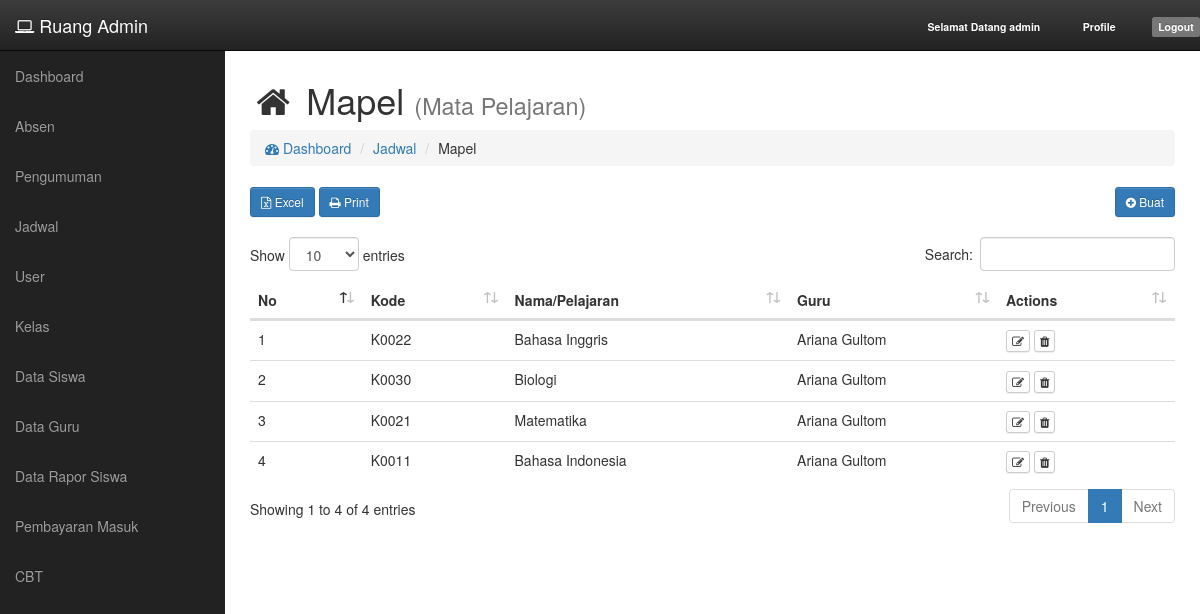
The page /jadwal/mapel (signed in) on the database as committed earlier.
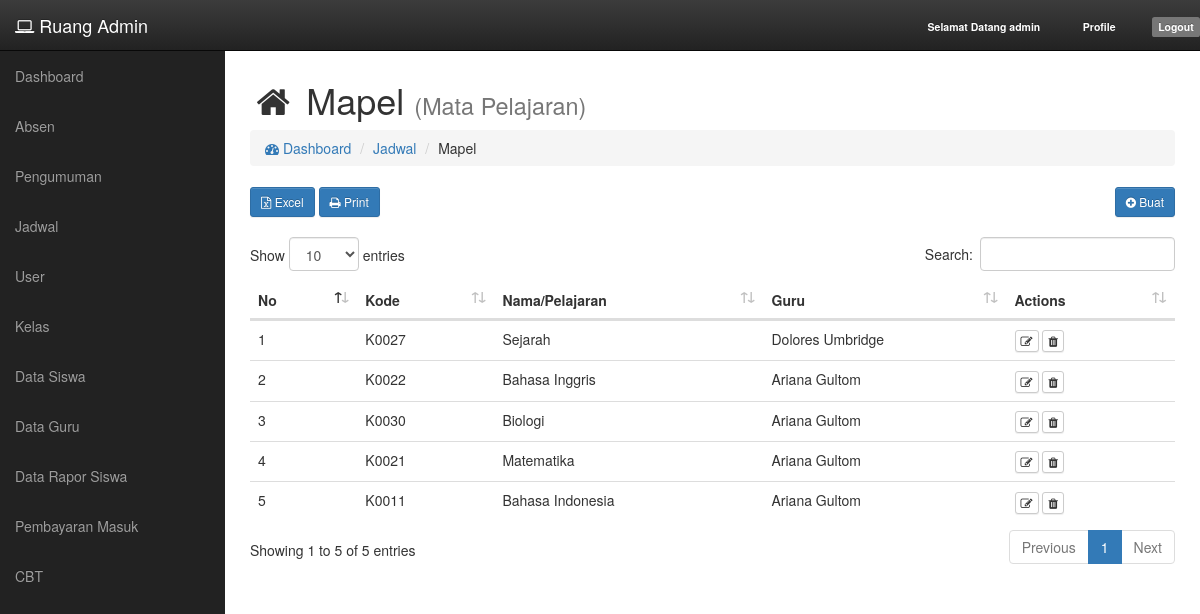
The same page on the database as committed later.
### tables this page shows
CREATE TABLE `tb_mapel` (
  `mapel_id` int(11) NOT NULL,
  `mapel_kode` varchar(255) DEFAULT NULL,
  `mapel_nama` varchar(255) DEFAULT NULL,
  `mapel_guru` int(11) DEFAULT NULL
);

CREATE TABLE `tb_guru` (
  `guru_id` int(11) NOT NULL,
  `guru_nip` varchar(255) DEFAULT NULL,
  `guru_nama` varchar(255) DEFAULT NULL,
  `guru_tmp_lahir` varchar(255) DEFAULT NULL,
  `guru_tgl_lahir` date DEFAULT NULL,
  `guru_jenis_kelamin` int(11) DEFAULT NULL,
  `guru_agama` varchar(255) DEFAULT NULL,
  `guru_alamat` text,
  `guru_nohp` varchar(255) DEFAULT NULL,
  `guru_foto` varchar(255) DEFAULT NULL,
  `guru_jenjang` int(11) DEFAULT NULL,
  `guru_jenjang_pendidikan` varchar(128) DEFAULT NULL,
  `guru_uid` int(11) DEFAULT NULL
);

### app/core/Controller.php (called while the page is built, shortened)
<?php
class Controller {
	public function model($model) {
		return new $model;
	}
	public function view($view, $data = []) {
		require_once 'app/views/' . $view . '.php';
	}
}

### app/controllers/Jadwal.php (called while the page is built, shortened)
<?php
class Jadwal extends Controller {
	public function __construct() {
		$this->Guru_model = $this->model('Guru_model');
		$this->Mapel_model = $this->model('Mapel_model');
	}
	public function mapel() {
		$data['mapel'] = $this->Mapel_model->get();
		$data['guru'] = $this->Guru_model->get_all();
		$this->view('jadwal/v_mapel', $data);
	}
}

### app/core/App.php (called while the page is built, shortened)
<?php
class App {
  protected $method = 'index';
  protected $params = [];
  public function __construct() {
    $url = $this->parseURL();
    if (file_exists('app/controllers/' . $url[0] . '.php')) {
      unset($url[0]);
    }
    $this->controller = new $this->controller;
    if (isset($url[1])) {
      if (method_exists($this->controller, $url[1])) {
        $this->method = $url[1];
      }
    }
    call_user_func_array([$this->controller, $this->method], $this->params);
  }
  public function parseURL() {
    if (isset($_GET['url'])) {
      $url = rtrim($_GET['url'], '/');
      $url = filter_var($url, FILTER_SANITIZE_URL);
      $url = explode('/', $url);
      return $url;
    }
  }
}

### index.php (called while the page is built, shortened)
<?php
$app = new App;

### app/helpers/eda_helper.php (called while the page is built, shortened)
<?php
if (!function_exists('base_url')) {
	function base_url($atRoot=FALSE, $atCore=FALSE, $parse=FALSE){
		if (isset($_SERVER['HTTP_HOST'])) {
			$http = isset($_SERVER['HTTPS']) && strtolower($_SERVER['HTTPS']) !== 'off' ? 'https' : 'http';
			$hostname = $_SERVER['HTTP_HOST'];
			$dir = str_replace(basename($_SERVER['SCRIPT_NAME']), '', $_SERVER['SCRIPT_NAME']);
			$core = preg_split('@/@', str_replace($_SERVER['DOCUMENT_ROOT'], '', realpath(dirname(__FILE__))), NULL, PREG_SPLIT_NO_EMPTY);
			$core = $core[0];
			$tmplt = $atRoot ? ($atCore ? "%s://%s/%s/" : "%s://%s/") : ($atCore ? "%s://%s/%s/" : "%s://%s%s");
			$end = $atRoot ? ($atCore ? $core : $hostname) : ($atCore ? $core : $dir);
			$base_url = sprintf( $tmplt, $http, $hostname, $end );
		}
		else $base_url = 'http://localhost/';
		return $base_url;
	}
}

### app/core/Model.php (called while the page is built, shortened)
<?php
class Model {
	private $host = DB_HOST;
	private $user = DB_USER;
	private $pass = DB_PASS;
	private $db_name = DB_NAME;
	private $dbh;
	private $stmt;
	public function __construct() {
		$dsn = 'mysql:host=' . $this->host . ';dbname=' . $this->db_name;
		$option = [
			PDO::ATTR_PERSISTENT => true,
			PDO::ATTR_ERRMODE => PDO::ERRMODE_EXCEPTION
		];
		try {
			$this->dbh = new PDO($dsn, $this->user, $this->pass, $option);
		} catch (PDOException $e) {
			die($e->getMessage());
		}
	}
	public function query($query) {
		$this->stmt = $this->dbh->prepare($query);
	}
	public function execute() {
		$this->stmt->execute();
	}
	public function result() {
		$this->execute();
		return $this->stmt->fetchAll(PDO::FETCH_ASSOC);
	}
}

### app/models/Mapel_model.php (called while the page is built, shortened)
<?php
class Mapel_model {
	private $table = 'tb_mapel';
	private $db;
	public function __construct() {
		$this->db = new Model;
	}
	public function get() {
		$this->db->query(
			'SELECT * FROM '
			. $this->table .
			'
			JOIN tb_guru ON guru_id = mapel_guru
			ORDER BY mapel_id DESC
			'
		);
		return $this->db->result();
	}
}

### app/views/jadwal/v_mapel.php (the view, shortened to what the changed rows need)
<link rel="stylesheet" href="<?php echo base_url(); ?>assets/plugins/datatables/css/dataTables.bootstrap4.min.css">
<link rel="stylesheet" href="<?php echo base_url(); ?>assets/plugins/datatables/css/buttons.dataTables.min.css">
<?php if ($_SESSION['role'] == 1) { ?>
<div id="page-wrapper">
	<div class="container-fluid">
		<div class="row">
			<div class="col-md-12">
				<h1><i class="fa fa-home fa-fw"></i> Mapel <small>(Mata Pelajaran)</small></h1>
			</div>
		</div>
<?php } ?>
		<div class="row">
			<div class="col-md-12">
				<div class="table-responsive">
					<table id="tblMapel" class="table table-borered table-hover">
						<thead>
							<tr>
								<th>No</th>
								<th>Kode</th>
								<th>Nama/Pelajaran</th>
								<th>Guru</th>
								<?php if ($_SESSION['role'] == 1) : ?>
								<th>Actions</th>
								<?php endif; ?>
							</tr>
						</thead>
						<tbody>
							<?php foreach($data['mapel'] as $key => $mapel) : ?>
								<tr>
									<td><?php echo $key + 1; ?></td>
									<td><?php echo $mapel['mapel_kode']; ?></td>
									<td><?php echo $mapel['mapel_nama']; ?></td>
									<td><?php echo $mapel['guru_nama']; ?></td>
									<td>
										<button
											class="btn btn-default btn-xs btn-edit"
											data-id="<?php echo $mapel['mapel_id']; ?>"
											data-kode="<?php echo $mapel['mapel_kode']; ?>"
											data-nama="<?php echo $mapel['mapel_nama']; ?>"
											data-guru="<?php echo $mapel['mapel_guru']; ?>">
											<i class="fa fa-edit"></i>
										</button>
										<button class="btn btn-default btn-xs btn-delete" data-id="<?php echo $mapel['mapel_id']; ?>"><i class="fa fa-trash"></i></button>
									</td>
								</tr>
							<?php endforeach; ?>
						</tbody>
					</table>
				</div>
			</div>
		</div>
	</div>
<?php if ($_SESSION['role'] == 1) { ?>
</div>
<?php } else { ?>
</section>
<?php } ?>

Rows that differ between the two databases and show on the page:
added tb_mapel: mapel_kode "K0027", mapel_nama "Sejarah", mapel_guru.guru_nama "Dolores Umbridge"
Other text that changed with them:
text written by a page script: "Show entries Search: Showing 1 to 4 of 4 entries Previous 1 Next" → "Show entries Search: Showing 1 to 5 of 5 entries Previous 1 Next"
